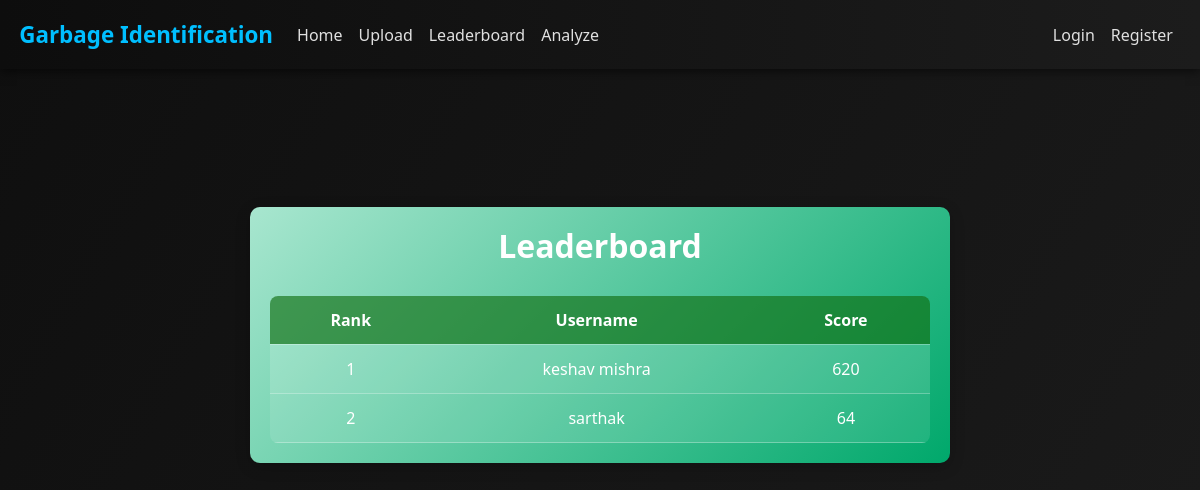
The page /leaderboard on the database as committed earlier.
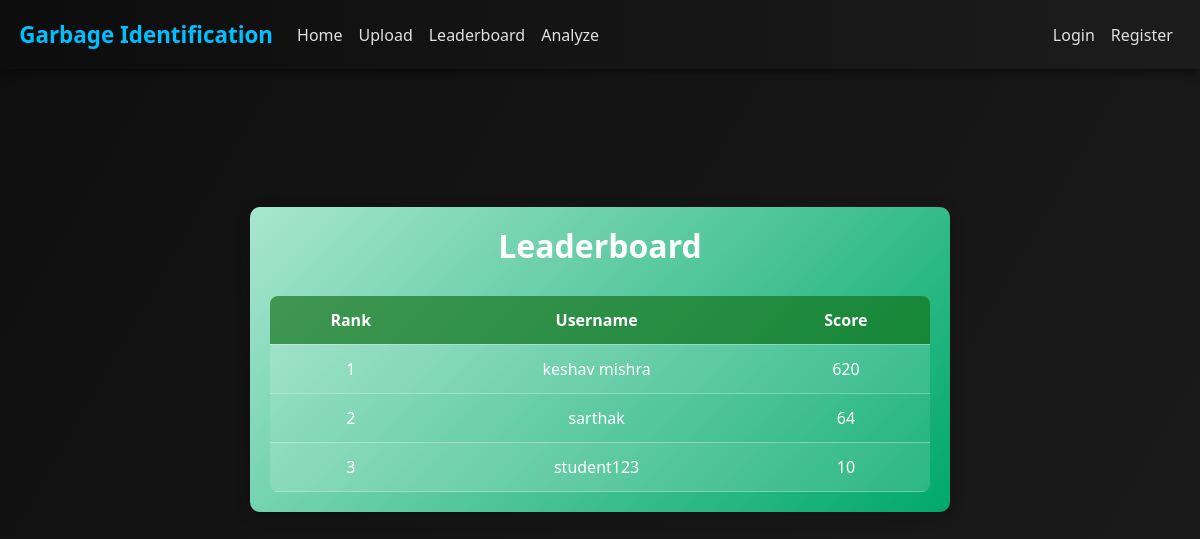
The same page on the database as committed later.
### backend/credentials.py (models this page shows, shortened)
class User(db.Model,UserMixin):
    id=db.Column(db.Integer, primary_key=True)
    username=db.Column(db.String(length=27),unique=True,nullable=False)
    email_address=db.Column(db.String(length=50),unique=True,nullable=False)
    pswd_hash=db.Column(db.String(length=60),nullable=False)
    score=db.Column(db.Integer, nullable=False, default=0)
    @property
    def password(self):
        raise AttributeError("Password is write-only.")

### backend/app.py (the view)
@app_blueprint.route('/leaderboard')
def leaderboard_page():
    users = User.query.order_by(User.score.desc()).all()
    return render_template('leaderboard.html', users=users)

### backend/templates/leaderboard.html (shortened to what this page needs)
{% extends 'base.html' %}
{% block content %}
<div class="leaderboard-container">
    <h2>Leaderboard</h2>
    <table>
        <tr>
            <th>Rank</th>
            <th>Username</th>
            <th>Score</th>
        </tr>
        {% for user in users %}
        <tr>
            <td>{{ loop.index }}</td>
            <td>{{ user.username }}</td>
            <td>{{ user.score }}</td>
        </tr>
        {% endfor %}
    </table>
</div>
{% endblock %}

### backend/templates/base.html (shortened to what this page needs)
<!doctype html>
<html lang="en">
   <head>
      <link rel="stylesheet" href="https://cdn.jsdelivr.net/npm/bootstrap@4.5.3/dist/css/bootstrap.min.css">
   </head>
   <body>
      <nav class="navbar navbar-expand-md navbar-dark bg-dark">
         <a class="navbar-brand" href="#">Garbage Identification</a>
         <div class="collapse navbar-collapse" id="navbarNav">
            <ul class="navbar-nav mr-auto">
               <li class="nav-item active">
                  <a class="nav-link" href="{{ url_for('app_blueprint.home_page') }}">Home <span class="sr-only">(current)</span></a>
               </li>
               <li class="nav-item active">
                  <a class="nav-link" href="{{ url_for('app_blueprint.upload_page') }}">Upload <span class="sr-only">(current)</span></a>
               </li>
               <li class="nav-item">
                  <a class="nav-link" href="{{ url_for('app_blueprint.leaderboard_page') }}">Leaderboard</a>
               </li>
               <li class="nav-item">
                  <a class="nav-link" href="{{ url_for('app_blueprint.analyze') }}">Analyze</a>
               </li>
            </ul>
            {% if current_user.is_authenticated %}
            <ul class="navbar-nav">
               <li class="nav-item">
                  <a class="nav-link" style="color:lawngreen; font-weight: bold;">
                  <i class="fas fa-coins"></i>
                  {{ current_user.prettier_budget }}
                  </a>
               </li>
               <li class="nav-item">
                  <a class="nav-link">Welcome, {{ current_user.username }}</a>
               </li>
               <li class="nav-item">
                  <a class="nav-link" href="{{ url_for('app_blueprint.logout_page') }}">Logout</a>
               </li>
            </ul>
            {% else %}
            <ul class="navbar-nav">
               <li class="nav-item">
                  <a class="nav-link" href="{{ url_for('app_blueprint.login_page') }}">Login</a>
               </li>
               <li class="nav-item">
                  <a class="nav-link" href="{{ url_for('app_blueprint.register_page') }}">Register</a>
               </li>
            </ul>
            {% endif %}
         </div>
      </nav>
      <div class="container mt-4">
      </div>
      {% block content %}
      {% endblock %}
   </body>
</html>

### backend/templates/leaderboard.html (style rules this page uses)
.leaderboard-container { max-width: 700px; margin: 50px auto; padding: 20px; background: linear-gradient(135deg, #a8e6cf, #00a86b); border-radius: 10px; box-shadow: 0 4px 15px rgba(0,0,0,0.2); color: #fff; }
.leaderboard-container h2 { text-align: center; margin-bottom: 30px; color: #ffffff; }
table { width: 100%; border-collapse: collapse; text-align: center; background-color: rgba(255, 255, 255, 0.1); border-radius: 8px; overflow: hidden; }
th, td { padding: 12px; border-bottom: 1px solid rgba(255,255,255,0.3); color: #fff; }
th { background: rgba(0, 100, 0, 0.6); color: #fff; }
tr:nth-child(even) { background-color: rgba(255, 255, 255, 0.05); }

### backend/templates/base.html (style rules this page uses)
body { background: linear-gradient(120deg, #0f0f0f, #1a1a1a); color: #ffffff; font-family: 'Segoe UI', Tahoma, Geneva, Verdana, sans-serif; }
.navbar { background: linear-gradient(to right, #0d0d0d, #1c1c1c); box-shadow: 0 2px 10px rgba(0,0,0,0.6); padding: 0.8rem 1.2rem; }
.navbar-brand { font-weight: bold; color: #00bfff !important; font-size: 1.4rem; }
.navbar-nav .nav-link { color: #e0e0e0 !important; transition: color 0.3s ease, transform 0.2s ease; }
h1, h2, h3, h4, h5, h6 { font-weight: 700; color: #ffffff; }
a { text-decoration: none; }
.container, .content-wrapper { padding-top: 2rem; padding-bottom: 2rem; }

Rows that differ between the two databases and show on the page:
added User: username "student123", score "10"
